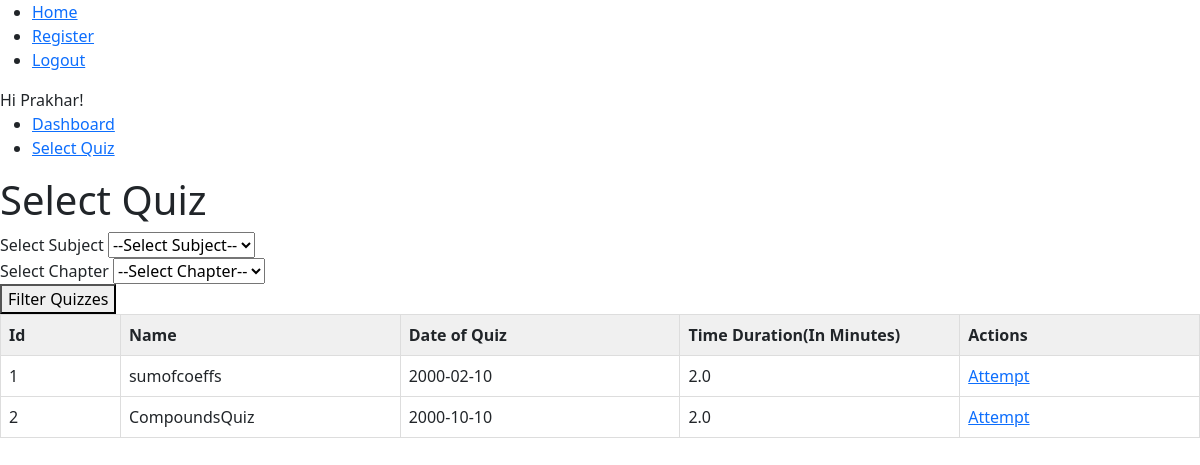
Page /select-quiz (signed in) on the committed database.
### app/models.py (models this page shows, shortened)
class User(db.Model, UserMixin):
    id = db.Column(db.Integer, primary_key=True)
    username = db.Column(db.String(80), unique=True, nullable= False)
    password_hash = db.Column(db.String(200),nullable=False)
    fullname = db.Column(db.String(100),nullable=False)
    qualification = db.Column(db.String)
    dob = db.Column(db.Date)
    scores = db.relationship('Score', backref = 'user', lazy=True)

class Quiz(db.Model):
    id = db.Column(db.Integer, primary_key=True)
    name = db.Column(db.String(100), nullable=False)
    date_of_quiz = db.Column(db.DateTime)
    time_duration = db.Column(db.Integer, default = 0)
    chapter_id = db.Column(db.Integer,db.ForeignKey('chapter.id'), nullable=False)
    questions = db.relationship('Question', backref='quiz', lazy=True)

### app/routes.py (the view, shortened to what this page needs)
@app.route("/select-quiz", methods = ['GET', 'POST'])
@login_required
def select_quiz():
    subjects = Subject.query.all()
    chapters = Chapter.query.all()
    quizzes = Quiz.query.all()
    return render_template("user/select-quiz.html",
                           subjects=subjects,
                           chapters=chapters,
                           quizzes=quizzes)

### app/routes.py (called while the page is built)
@login_manager.user_loader
def load_user(user_id):
    return User.query.get(user_id)

### app/templates/user/select-quiz.html (shortened to what this page needs)
{% extends 'layout.html' %}
{% block content %}
<h1>Select Quiz</h1>
    <form method="post">
        <div>
            <label for="subject_id">Select Subject</label>
            <select id="subject_id" name="subject_id">
                <option value="">--Select Subject--</option>
            </select>
        </div>
        <div>
            <label for="chapter_id">Select Chapter</label>
            <select id="chapter_id" name="chapter_id">
                <option value="">--Select Chapter--</option>
            </select>
        </div>
        <button type="submit">Filter Quizzes</button>
    </form>
    <div>
        <table>
            <thead>
                <tr>
                    <th>Id</th>
                    <th>Name</th>
                    <th>Date of Quiz</th>
                    <th>Time Duration(In Minutes)</th>
                    <th>Actions</th>
                </tr>
            </thead>
            <tbody>
                {%for quiz in quizzes%}
                <tr>
                    <td>{{quiz.id}}</td>
                    <td>{{ quiz.name }}</td>
                    <td>{{ quiz.date_of_quiz.strftime("%Y-%m-%d") }}</td>
                    <td>{{ quiz.time_duration/60 }}</td>
                    <td><a href="{{ url_for('attempt_quiz', quiz_id=quiz.id) }}">Attempt</a></td>
                </tr>
                {%endfor%}
            </tbody>
        </table>
    </div>
{% endblock %}

### app/templates/layout.html (shortened to what this page needs)
<!doctype html>
<html>
  <head>
    {% block head %}
    <link href="https://cdn.jsdelivr.net/npm/bootstrap@5.3.3/dist/css/bootstrap.min.css" rel="stylesheet">
    <link rel="stylesheet" href="https://cdnjs.cloudflare.com/ajax/libs/font-awesome/6.7.2/css/all.min.css" />
    {% endblock %}
  </head>
  <body>
    <ul>
        <li><a href ="{{url_for('home')}}">Home</a></li>
        <li><a href = "{{url_for('register')}}">Register</a></li>
        {% if current_user.is_authenticated %}
        <li><a href = "{{url_for('logout')}}">Logout</a></li>
        {% else %}
        <li><a href = "{{url_for('login')}}">Login</a></li>
        {% endif %}
    </ul>
    <div id="content">
      {% if current_user.is_authenticated %}
      Hi {{ current_user.fullname }}!
      <ul>
        {% if current_user.username == 'admin@quiz.com' %}
          <li><a href="{{ url_for('admin_dashboard') }}">Admin Dashboard</a></li>
          <li><a href="{{ url_for('dashboard') }}">User Dashboard</a></li>
        {%else%}
          <li><a href="{{ url_for('dashboard') }}">Dashboard</a></li>
        {%endif%}
        <li><a href="{{ url_for('select_quiz') }}">Select Quiz</a></li>
      </ul>
      {% endif %}
        {% block content %}{% endblock %}
    </div>
  </body>
</html>

### app/templates/layout.html (style rules this page uses)
table { border-collapse : collapse; width: 100%; table-layout: fixed; }
th, td { border: 1px solid #ddd; padding: 8px; text-align: left; }
th { background-color: #f0f0f0; }
th:nth-child(1) { width: 10%; }
th:nth-last-child(1) { width: 20%; }

### rows in the picture
User: fullname "Prakhar"
Quiz: id "1", name "sumofcoeffs", date_of_quiz "2000-02-10", quiz.time_duration/60 "2.0"
Quiz: id "2", name "CompoundsQuiz", date_of_quiz "2000-10-10", quiz.time_duration/60 "2.0"
